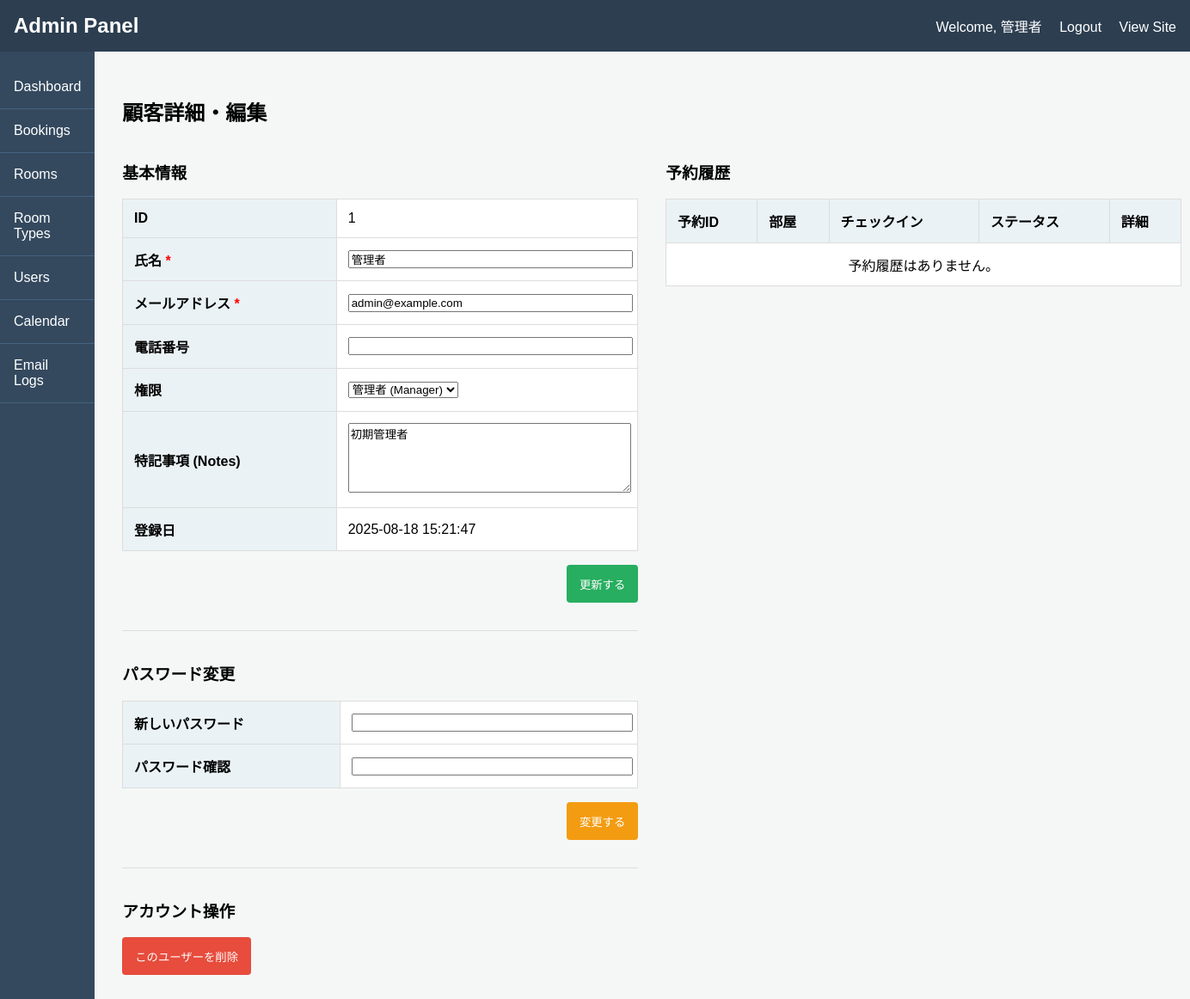
The app's page /admin/user_detail.php?id=1 (signed in) with its own data.
### tables this page shows
CREATE TABLE `users` (
  `id` int(11) NOT NULL AUTO_INCREMENT,
  `name` varchar(255) NOT NULL COMMENT '氏名',
  `email` varchar(255) NOT NULL COMMENT 'メールアドレス',
  `phone` varchar(20) DEFAULT NULL COMMENT '電話番号',
  `password` varchar(255) NOT NULL COMMENT 'ハッシュ化されたパスワード',
  `role` int(1) NOT NULL DEFAULT 0 COMMENT '権限 (0:一般, 1:管理者, 2:フロント, 3:清掃)',
  `notes` text DEFAULT NULL COMMENT '特記事項',
  `reset_token` varchar(64) DEFAULT NULL COMMENT 'パスワードリセット用トークン',
  `reset_expires_at` datetime DEFAULT NULL COMMENT 'パスワードリセットトークン有効期限',
  `created_at` datetime NOT NULL DEFAULT current_timestamp(),
  `updated_at` datetime NOT NULL DEFAULT current_timestamp() ON UPDATE current_timestamp(),
  PRIMARY KEY (`id`),
  UNIQUE KEY `email` (`email`)
);

### includes/functions.php (called while the page is built, shortened)
<?php
function h($s) {
    return htmlspecialchars($s, ENT_QUOTES, 'UTF-8');
}

### admin/user_detail.php (the view, shortened to what this page needs)
<?php
require_once 'admin_check.php';
$error = '';
$user_id = filter_input(INPUT_GET, 'id', FILTER_VALIDATE_INT);
try {
    $stmt_target = $dbh->prepare("SELECT * FROM users WHERE id = :id");
    $stmt_target->execute([':id' => $user_id]);
    $target_user = $stmt_target->fetch(PDO::FETCH_ASSOC);
} catch (PDOException $e) {
    die("DB Error: " . h($e->getMessage()));
}
$user = $target_user;
$user_bookings = [];
if ($user) {
    try {
        $sql = "SELECT
                    b.id,
                    r.name AS room_name,
                    b.check_in_date,
                    b.check_out_date,
                    b.total_price,
                    b.status
                FROM bookings AS b
                JOIN booking_rooms AS br ON b.id = br.booking_id
                JOIN rooms AS r ON br.room_id = r.id
                WHERE b.user_id = :user_id
                ORDER BY b.check_in_date DESC";
        $stmt = $dbh->prepare($sql);
        $stmt->bindParam(':user_id', $user_id, PDO::PARAM_INT);
        $stmt->execute();
        $user_bookings = $stmt->fetchAll(PDO::FETCH_ASSOC);
    } catch (PDOException $e) {
        $error .= " 予約履歴の取得に失敗しました。";
    }
}
require_once 'admin_header.php';
?>
<h2>顧客詳細・編集</h2>
<?php if ($user): ?>
    <div style="display: flex; gap: 2rem;">
        <div style="flex: 1;">
            <h3>基本情報</h3>
            <form action="user_detail.php?id=<?php echo h($user_id); ?>" method="post">
                <table style="width: 100%;">
                    <tr>
                        <th>ID</th>
                        <td><?php echo h($user['id']); ?></td>
                    </tr>
                    <tr>
                        <th>氏名 <span style="color:red;">*</span></th>
                        <td><input type="text" name="name" value="<?php echo h($user['name']); ?>" required style="width: 100%;"></td>
                    </tr>
                    <tr>
                        <th>メールアドレス <span style="color:red;">*</span></th>
                        <td><input type="email" name="email" value="<?php echo h($user['email']); ?>" required style="width: 100%;"></td>
                    </tr>
                    <tr>
                        <th>電話番号</th>
                        <td><input type="text" name="phone" value="<?php echo h($user['phone'] ?? ''); ?>" style="width: 100%;"></td>
                    </tr>
                    <tr>
                        <th>権限</th>
                        <td>
                            <?php if ($_SESSION['user']['role'] == ROLE_MANAGER): ?>
                                <select name="role">
                                    <option value="<?php echo ROLE_MANAGER; ?>" <?php echo $user['role'] == ROLE_MANAGER ? 'selected' : ''; ?>>管理者 (Manager)</option>
                                </select>
                            <?php endif; ?>
                        </td>
                    </tr>
                    <tr>
                        <th>特記事項 (Notes)</th>
                        <td><textarea name="notes" rows="5" style="width: 100%;"><?php echo h($user['notes'] ?? ''); ?></textarea></td>
                    </tr>
                    <tr>
                        <th>登録日</th>
                        <td><?php echo h($user['created_at']); ?></td>
                    </tr>
                </table>
                <div style="margin-top: 1rem; text-align: right;">
                    <button type="submit" name="update_user" class="btn-admin" style="background-color: #27ae60;">更新する</button>
                </div>
            </form>
            <div style="margin-top: 2rem; border-top: 1px solid #ddd; padding-top: 1rem;">
                <h3>パスワード変更</h3>
                <form action="user_detail.php?id=<?php echo h($user_id); ?>" method="post">
                    <table style="width: 100%;">
                        <tr>
                            <th>新しいパスワード</th>
                            <td><input type="password" name="new_password" required style="width: 100%;"></td>
                        </tr>
                        <tr>
                            <th>パスワード確認</th>
                            <td><input type="password" name="confirm_password" required style="width: 100%;"></td>
                        </tr>
                    </table>
                    <div style="margin-top: 1rem; text-align: right;">
                        <button type="submit" name="update_password" class="btn-admin" style="background-color: #f39c12;">変更する</button>
                    </div>
                </form>
            </div>
            <div style="margin-top: 2rem; border-top: 1px solid #ddd; padding-top: 1rem;">
                <h3>アカウント操作</h3>
                <form action="user_detail.php?id=<?php echo h($user_id); ?>" method="post" onsubmit="return confirm('本当にこのユーザーを削除しますか？\nこの操作は取り消せません。');">
                    <button type="submit" name="delete_user" class="btn-admin btn-cancel">このユーザーを削除</button>
                </form>
            </div>
        </div>
        <div style="flex: 1;">
            <h3>予約履歴</h3>
            <div class="table-responsive">
            <table>
                <thead>
                    <tr>
                        <th>予約ID</th>
                        <th>部屋</th>
                        <th>チェックイン</th>
                        <th>ステータス</th>
                        <th>詳細</th>
                    </tr>
                </thead>
                <tbody>
                    <?php if (empty($user_bookings)): ?>
                        <tr>
                            <td colspan="5" style="text-align: center;">予約履歴はありません。</td>
                        </tr>
                    <?php endif; ?>
                </tbody>
            </table>
            </div>
        </div>
    </div>
<?php endif; ?>
<?php
require_once 'admin_footer.php';
?>

### admin/admin_header.php (style rules this page uses)
body { font-family: sans-serif; margin: 0; background-color: #f4f7f6; }
.table-responsive { overflow-x: auto; -webkit-overflow-scrolling: touch; margin-bottom: 1rem; }
table { width: 100%; border-collapse: collapse; margin-top: 0; background-color: white; min-width: 600px; }
th, td { border: 1px solid #ddd; padding: 0.8rem; text-align: left; }
th { background-color: #eaf2f5; }
.btn-admin { padding: 10px 15px; border: none; border-radius: 4px; color: white; cursor: pointer; text-decoration: none; display: inline-block; min-height: 44px; box-sizing: border-box; display: inline-flex; align-items: center; justify-content: center; }
.btn-cancel { background-color: #e74c3c; }

### records on screen
users: id "1", name "管理者", email "admin@example.com", role "管理者 (Manager)", notes "初期管理者", created_at "2025-08-18 15:21:47"

### other values on screen
t('admin_dashboard_title') "Admin Panel"
t('admin_welcome', $_SESSION['user']['name']) "Welcome, 管理者"
t('nav_logout') "Logout"
t('admin_site_view') "View Site"
t('admin_dashboard') "Dashboard"
t('admin_bookings') "Bookings"
t('admin_rooms') "Rooms"
t('admin_room_types') "Room Types"
t('admin_users') "Users"
t('admin_calendar') "Calendar"
t('admin_email_logs') "Email Logs"
